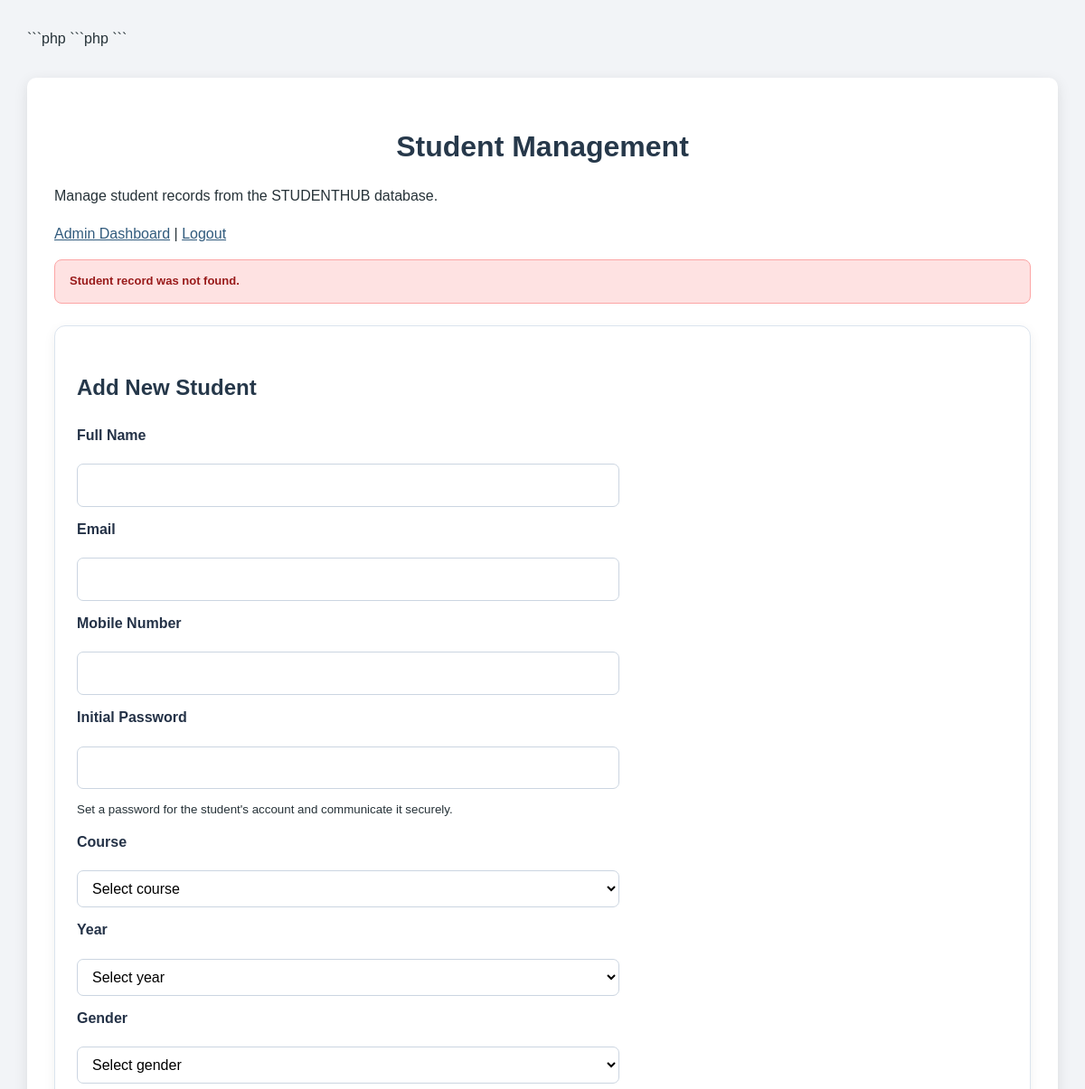
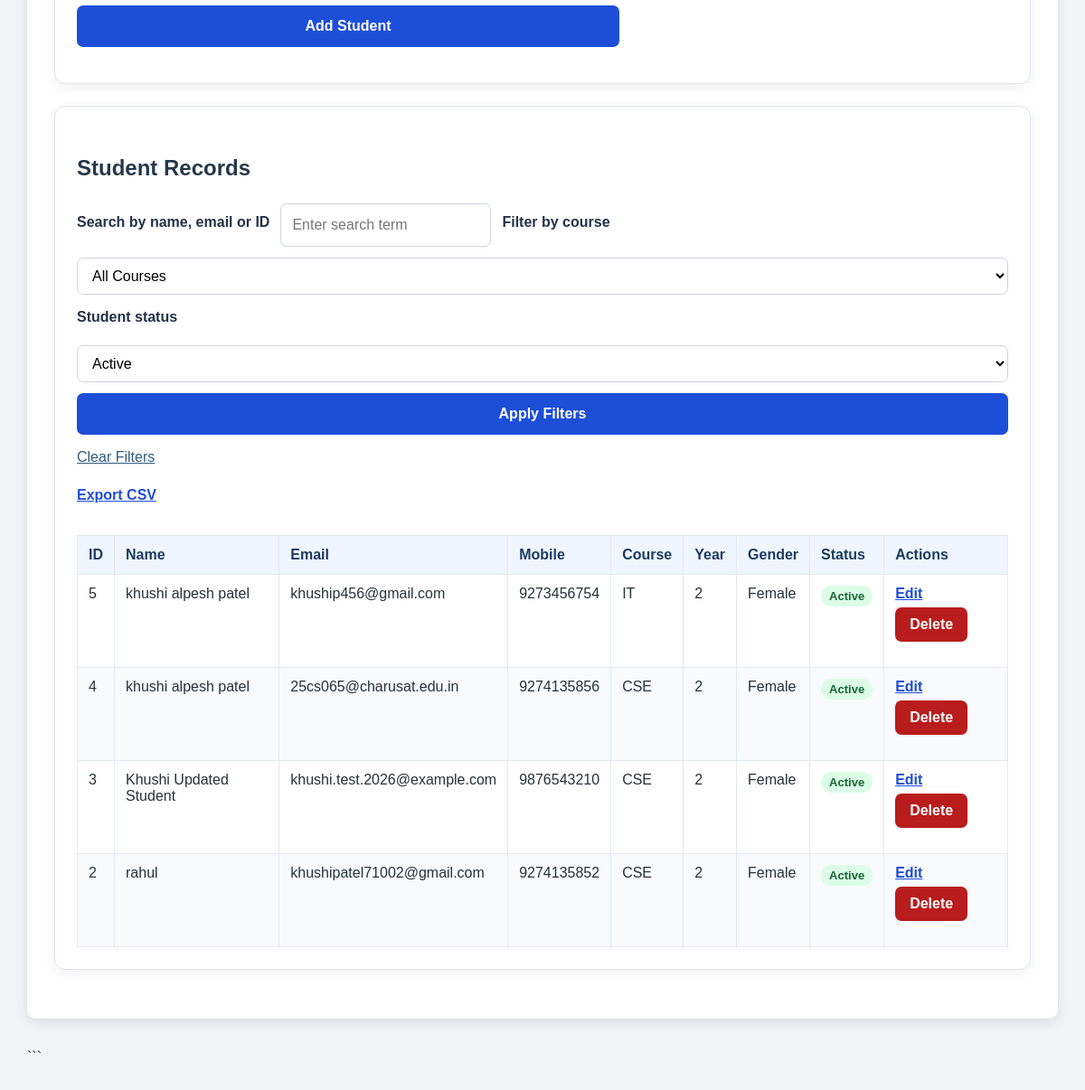
/manage_students.php?error=notfound (signed in), run on the app's committed database (2 pictures, top to bottom).
### tables this page shows
CREATE TABLE `users` (
  `id` int(11) NOT NULL AUTO_INCREMENT,
  `name` varchar(100) NOT NULL,
  `email` varchar(150) NOT NULL,
  `mobile` varchar(10) NOT NULL,
  `password` varchar(255) NOT NULL,
  `course` varchar(10) NOT NULL,
  `year` tinyint(4) NOT NULL,
  `gender` varchar(10) NOT NULL,
  `terms_accepted` tinyint(1) NOT NULL DEFAULT 1,
  `role` enum('Admin','Student') NOT NULL DEFAULT 'Student',
  `created_at` timestamp NOT NULL DEFAULT current_timestamp(),
  `status` enum('active','inactive') NOT NULL DEFAULT 'active',
  PRIMARY KEY (`id`),
  UNIQUE KEY `email` (`email`)
);

### manage_students.php (the view, shortened to what this page needs)
<?php
require_once "db.php";
function e($value) {
    return htmlspecialchars((string)$value, ENT_QUOTES, "UTF-8");
}
$message = "";
$messageType = "success";
if (isset($_GET["error"])) {
    $errors = [
        "invalid" => "Please check the submitted details.",
        "duplicate" => "This email address is already registered.",
        "notfound" => "Student record was not found.",
        "failed" => "The operation failed. Please try again.",
        "csrf" => "Invalid request. Please refresh the page."
    ];
    $message = $errors[$_GET["error"]] ?? "Something went wrong.";
    $messageType = "error";
}
$search = trim($_GET["search"] ?? "");
$statusFilter = trim($_GET["status"] ?? "active");
$sql = "SELECT id, name, email, mobile, course, year, gender, status
        FROM users WHERE role = 'Student'";
$params = [];
$types = "";
if ($statusFilter !== "all") {
    $sql .= " AND status = ?";
    $params[] = $statusFilter;
    $types .= "s";
}
$sql .= " ORDER BY id DESC";
$stmt = $conn->prepare($sql);
if ($params) {
    $stmt->bind_param($types, ...$params);
}
$stmt->execute();
$result = $stmt->get_result();
?>
<!DOCTYPE html>
<html lang="en">
<head>
    <link rel="stylesheet" href="style.css">
</head>
<body>
<main class="container student-management">
    <h1>Student Management</h1>
    <p>Manage student records from the STUDENTHUB database.</p>
    <p>
        <a href="admin_dashboard.php">Admin Dashboard</a> |
        <a href="logout.php">Logout</a>
    </p>
    <?php if ($message !== ""): ?>
        <div class="notice-message <?= e($messageType) ?>" role="status">
            <?= e($message) ?>
        </div>
    <?php endif; ?>
    <section class="management-card">
        <h2>Add New Student</h2>
        <form method="post" action="manage_students.php" class="student-form">
            <label for="name">Full Name</label>
            <input id="name" name="name" type="text" minlength="3" required>
            <label for="email">Email</label>
            <input id="email" name="email" type="email" required>
            <label for="mobile">Mobile Number</label>
            <input id="mobile" name="mobile" type="text" pattern="[0-9]{10}" maxlength="10" required>
            <label for="password">Initial Password</label>
            <input id="password" name="password" type="password" minlength="8" required>
            <small>Set a password for the student's account and communicate it securely.</small>
            <label for="course">Course</label>
            <select id="course" name="course" required>
                <option value="">Select course</option>
            </select>
            <label for="year">Year</label>
            <select id="year" name="year" required>
                <option value="">Select year</option>
            </select>
            <label for="gender">Gender</label>
            <select id="gender" name="gender" required>
                <option value="">Select gender</option>
            </select>
            <button type="submit" name="add_student">Add Student</button>
        </form>
    </section>
    <section class="management-card">
        <h2>Student Records</h2>
        <form method="get" action="manage_students.php" class="filter-form">
            <label for="search">Search by name, email or ID</label>
            <input id="search" name="search" type="search" value="<?= e($search) ?>" placeholder="Enter search term">
            <label for="course_filter">Filter by course</label>
            <select id="course_filter" name="course">
                <option value="">All Courses</option>
            </select>
            <label for="status_filter">Student status</label>
            <select id="status_filter" name="status">
                <option value="active" <?= $statusFilter === "active" ? "selected" : "" ?>>Active</option>
            </select>
            <button type="submit">Apply Filters</button>
            <a href="manage_students.php">Clear Filters</a>
        </form>
        <p>
            <a class="action-link" href="export_students.php">Export CSV</a>
        </p>
        <div class="table-wrapper">
            <table class="student-table">
                <thead>
                    <tr>
                        <th>ID</th>
                        <th>Name</th>
                        <th>Email</th>
                        <th>Mobile</th>
                        <th>Course</th>
                        <th>Year</th>
                        <th>Gender</th>
                        <th>Status</th>
                        <th>Actions</th>
                    </tr>
                </thead>
                <tbody>
                <?php if ($result->num_rows > 0): ?>
                    <?php while ($student = $result->fetch_assoc()): ?>
                        <tr>
                            <td><?= (int)$student["id"] ?></td>
                            <td><?= e($student["name"]) ?></td>
                            <td><?= e($student["email"]) ?></td>
                            <td><?= e($student["mobile"]) ?></td>
                            <td><?= e($student["course"]) ?></td>
                            <td><?= (int)$student["year"] ?></td>
                            <td><?= e($student["gender"]) ?></td>
                            <td>
                                <span class="status-label <?= e($student["status"]) ?>">
                                    <?= e(ucfirst($student["status"])) ?>
                                </span>
                            </td>
                            <td class="action-cell">
                                <a href="edit_student.php?id=<?= (int)$student["id"] ?>">Edit</a>
                                <?php if ($student["status"] === "active"): ?>
                                    <form method="post" action="delete_student.php"
                                          onsubmit="return confirm('Are you sure you want to mark this student as inactive?');">
                                        <button type="submit" class="danger-button">Delete</button>
                                    </form>
                                <?php endif; ?>
                            </td>
                        </tr>
                    <?php endwhile; ?>
                <?php else: ?>
                    <tr>
                        <td colspan="9">No student records found for the selected filters.</td>
                    </tr>
                <?php endif; ?>
                </tbody>
            </table>
        </div>
    </section>
</main>
</body>
</html>

### style.css (style rules this page uses)
* { box-sizing: border-box; }
body { font-family: Arial, sans-serif; background: #f2f4f7; color: #263238; margin: 0; padding: 30px; line-height: 1.6; }
.container { max-width: 650px; margin: 30px auto; background: white; padding: 30px; border-radius: 10px; box-shadow: 0 4px 15px rgba(0, 0, 0, 0.1); }
h1 { text-align: center; color: #26384a; margin-bottom: 5px; }
h2 { color: #26384a; margin-top: 25px; }
label, legend { font-weight: bold; display: block; margin-bottom: 7px; }
input[type="text"], input[type="email"], input[type="tel"], input[type="password"], select { width: 100%; padding: 11px; border: 1px solid #bbb; border-radius: 5px; font-size: 15px; }
.error { display: block; color: #d93025; font-size: 13px; margin-top: 5px; min-height: 18px; }
button { width: 100%; padding: 12px; border: none; border-radius: 5px; background: #315b7d; color: white; font-size: 16px; cursor: pointer; transition: background 0.2s; }
a { color: #315b7d; }
.container p { overflow-wrap: anywhere; }
.student-management { max-width: 1200px; margin: 30px auto; }
.management-card { background: #ffffff; padding: 24px; margin: 24px 0; border: 1px solid #dbe4ee; border-radius: 12px; box-shadow: 0 4px 14px rgba(15, 23, 42, 0.06); }
.student-form, .filter-form { display: flex; flex-wrap: wrap; gap: 12px; align-items: center; }
.student-form { flex-direction: column; align-items: stretch; max-width: 600px; }
.student-form label, .filter-form label { font-weight: 600; color: #243247; }
.student-form input, .student-form select, .filter-form input, .filter-form select { padding: 10px 12px; border: 1px solid #cbd5e1; border-radius: 7px; font: inherit; background: #fff; max-width: 100%; }
.student-form button, .filter-form button, .danger-button { padding: 10px 16px; border: none; border-radius: 7px; cursor: pointer; font: inherit; font-weight: 600; }
.student-form button, .filter-form button { background: #1d4ed8; color: #fff; }
.table-wrapper { width: 100%; overflow-x: auto; }
.student-table { width: 100%; border-collapse: collapse; margin-top: 16px; background: #fff; }
.student-table th, .student-table td { padding: 12px; text-align: left; border: 1px solid #e2e8f0; vertical-align: top; }
.student-table th { background: #eff6ff; color: #1e3a5f; }
.student-table tbody tr:nth-child(even) { background: #f8fafc; }
.student-table a, .action-link { color: #1d4ed8; font-weight: 600; }
.action-cell { min-width: 120px; }
.action-cell form { display: inline-block; margin-top: 6px; }
.danger-button { background: #b91c1c; color: #fff; }
.status-label { display: inline-block; padding: 4px 9px; border-radius: 20px; font-size: 13px; font-weight: 600; }
.status-label.active { background: #dcfce7; color: #166534; }
.notice-message { padding: 13px 16px; margin: 16px 0; border-radius: 8px; font-weight: 600; }
.notice-message.error { background: #fee2e2; color: #991b1b; border: 1px solid #fca5a5; }

### data on the page
users: id "5", name "khushi alpesh patel", email "khuship456@gmail.com", mobile "9273456754", course "IT", year "2", gender "Female", status "Active"
users: id "4", name "khushi alpesh patel", email "25cs065@charusat.edu.in", mobile "9274135856", course "CSE", year "2", gender "Female", status "Active"
users: id "3", name "Khushi Updated Student", email "khushi.test.2026@example.com", mobile "9876543210", course "CSE", year "2", gender "Female", status "Active"
users: id "2", name "rahul", email "khushipatel71002@gmail.com", mobile "9274135852", course "CSE", year "2", gender "Female", status "Active"

### other printed values
$message "Student record was not found."
